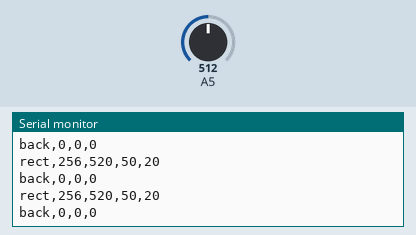
Simulated run of this sketch. Board: Arduino Uno, built with avr-gcc and run on an emulated ATmega328P. On the bench: the last lines printed to the serial monitor. Inputs (shaded band) come from the test bench; at power-on: A5 = 512.

Above: at 1.2 s.
1.3 s: A5 set to 216
At 2.4 s:
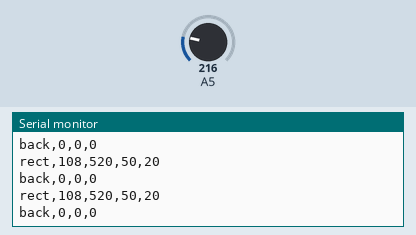
4.3 s: A5 set to 192
At 5.4 s:
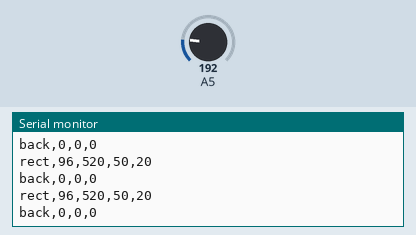
5.8 s: A5 set to 21
At 6.9 s:
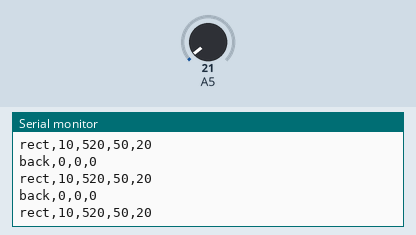
8.8 s: A5 set to 17
At 9.9 s:
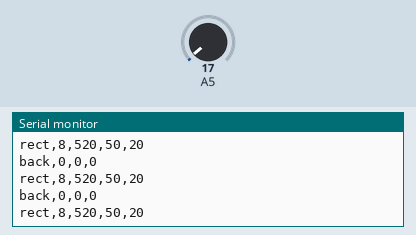
Timing chart, 0 to 11.8 s (numbered marks = the images above; inputs shaded):
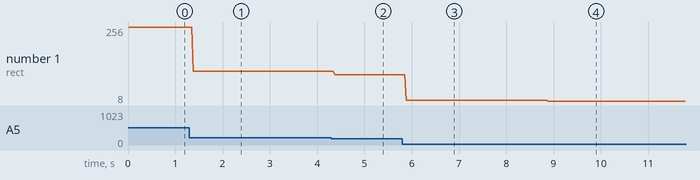

The sketch:

main_c.ino
```cpp
// Example Energia code to demonstrate LCD Screen Emulator
// Upload this code to your MSP430G2553 Launchpad using Energia
// Before runing the Processing Sketch.
void setup() {
  // initialize serial communication at 9600 bits per second:
  Serial.begin(9600);
}

// the loop routine runs over and over again forever:
void loop() {
Serial.print("back,0,0,0\r\n");     // Paint Background R=100,G=100,B=100

// Read Analogue value from pin P1.5 and used this to control x the position of a Rectangle
int sensorValue = analogRead(A5);
Serial.print("rect,");
Serial.print(sensorValue >> 1);
Serial.print(",520,50,20\r\n");
delay(20);        // delay in between reads for stability
}
```

Measured:
- after the input at 1.3 s, the serial monitor: prints a new line after 0.08 s (image 1)
- after the input at 4.3 s, the serial monitor: prints a new line after 0.07 s (image 2)
- after the input at 5.8 s, the serial monitor: prints a new line after 0.09 s (image 3)
- after the input at 8.8 s, the serial monitor: prints a new line after 0.09 s (image 4)
- plotted number 1: 256 → 108 after the input at 1.3 s, 108 → 96 after the input at 4.3 s, 96 → 10 after the input at 5.8 s, 10 → 8 after the input at 8.8 s
